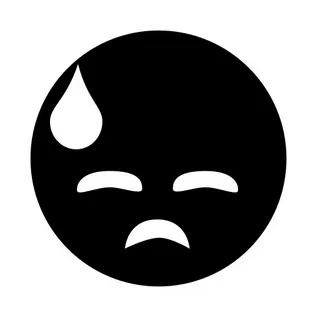
#> input picture DIP/Images_DIP/4.webp, 320 x 320 px, found by its file name
$ python GIF_noise.py
#> lines starting #> are read from the running program, lines starting #| are printed output that depends on the picture
import cv2
import numpy as np
import matplotlib.pyplot as plt

# Загружаем изображение
image = cv2.imread(r"C:\Users\user\PycharmProjects\Digital-Image-Processing\DIP\Images_DIP\4.webp", cv2.IMREAD_GRAYSCALE)
#> image: shape (320, 320); min 0, max 255, mean 141
image_1 = cv2.imread(r"C:\Users\user\PycharmProjects\Digital-Image-Processing\DIP\Images_DIP\5.webp", cv2.IMREAD_GRAYSCALE)
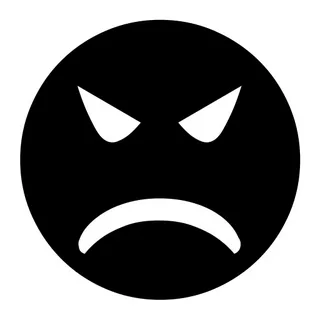
#> input picture DIP/Images_DIP/5.webp, 320 x 320 px, found by its file name
#> image_1: shape (320, 320); min 0, max 255, mean 118.5

# Добавляем шум
noise = np.random.normal(0, 10, image_1.shape).astype(np.float32)
noisy_image = cv2.add(image_1.astype(np.float32), noise)
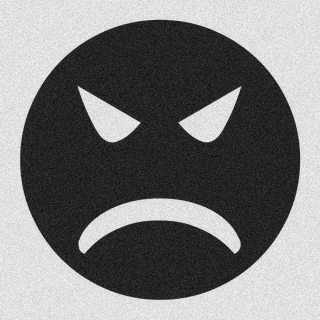
#> noisy_image: shape (320, 320) float32; min -48.52, max 295.2, mean 118.5; drawn with min black and max white

# Применяем Guided Filter
guided_image = image.copy()  # То же изображение используется в качестве направляющего
filtered_image = cv2.ximgproc.guidedFilter(
    image, noisy_image, radius=100, eps=1e-3
)
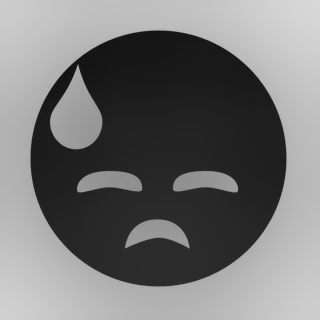
#> filtered_image: shape (320, 320) float32; min 19.99, max 215.2, mean 118.5

# Визуализация
plt.figure(figsize=(12, 6))
plt.subplot(1, 3, 1)
plt.title("Original Image")
plt.imshow(image_1, cmap="gray")
plt.axis("off")

plt.subplot(1, 3, 2)
plt.title("Noisy Image")
plt.imshow(noisy_image, cmap="gray")
plt.axis("off")

plt.subplot(1, 3, 3)
plt.title("Filtered Image")
plt.imshow(filtered_image, cmap="gray")
plt.axis("off")

plt.show()
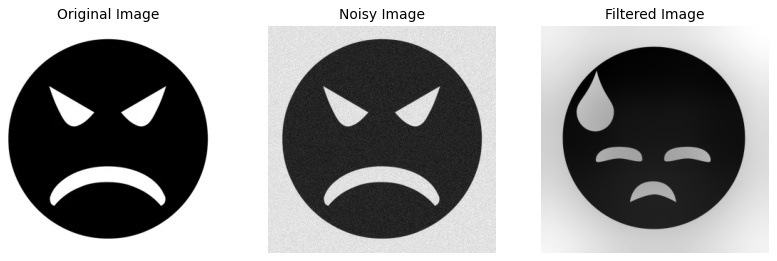
#> figure drawn by matplotlib, 3 panels
